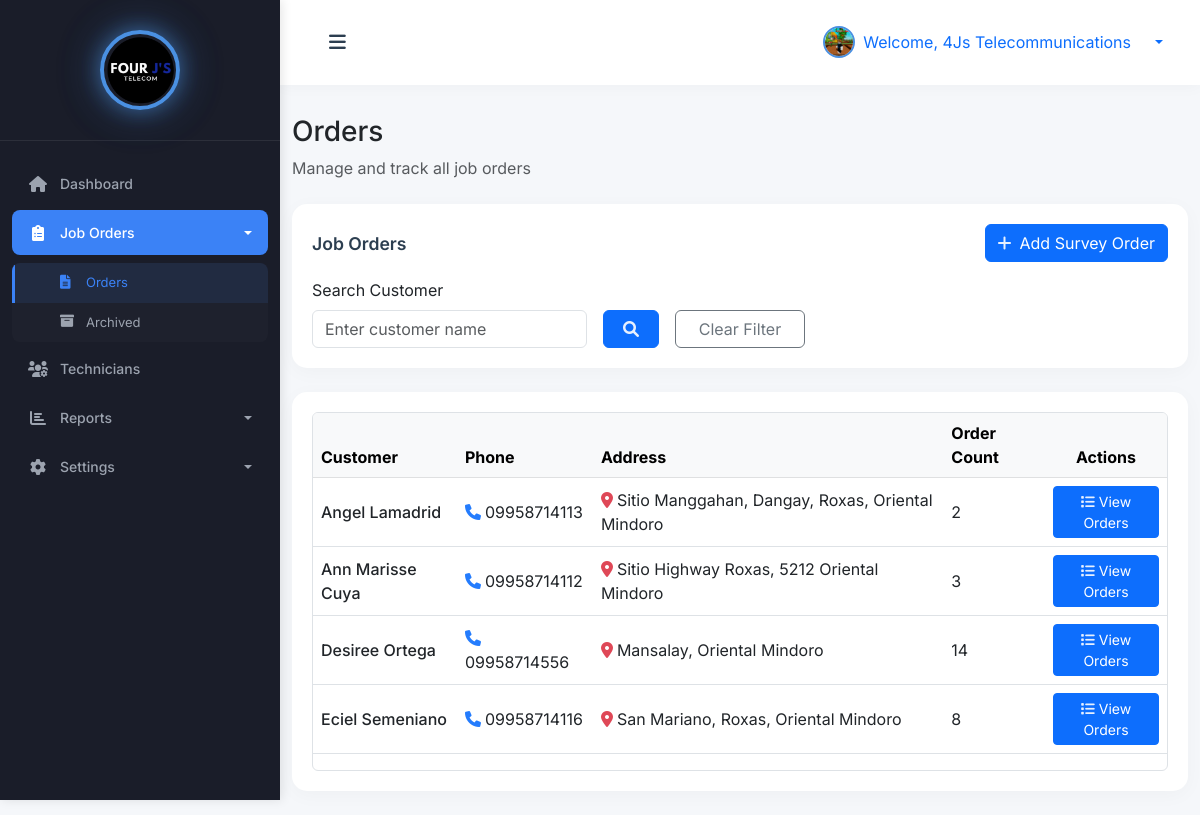
Screenshot of /admin/orders.php (signed in) with the database file from the repository.
### tables this page shows
CREATE TABLE `customers` (
  `id` int(11) NOT NULL,
  `name` varchar(255) NOT NULL,
  `phone` varchar(50) DEFAULT NULL,
  `address` text DEFAULT NULL,
  `created_at` timestamp NOT NULL DEFAULT current_timestamp()
);

### admin/orders.php (the view, shortened to what this page needs)
<?php
$search_customer = $_GET['search_customer'] ?? '';
try {
    $pdo = new PDO("mysql:host=" . DB_HOST . ";dbname=" . DB_NAME, DB_USER, DB_PASS);
    $pdo->setAttribute(PDO::ATTR_ERRMODE, PDO::ERRMODE_EXCEPTION);
    $stmt = $pdo->prepare("SELECT name, profile_picture FROM admins WHERE id = ?");
    $stmt->execute([$_SESSION['user_id']]);
    $admin = $stmt->fetch(PDO::FETCH_ASSOC);
    $sql = "
        SELECT
            c.id as customer_id,
            c.name as customer_name,
            c.phone as customer_phone,
            c.address as customer_address,
            COUNT(jo.id) as order_count
        FROM customers c
        LEFT JOIN job_orders jo ON jo.customer_id = c.id
    ";
    $params = [];
    $sql .= " GROUP BY c.id
        HAVING order_count > 0
        ORDER BY c.name ASC
    ";
    $stmt = $pdo->prepare($sql);
    $stmt->execute($params);
    $customerOrders = $stmt->fetchAll(PDO::FETCH_ASSOC);
} catch (PDOException $e) {
    die("Database error: " . $e->getMessage());
}
require_once 'includes/header.php';
?>
<body></body>
 <div class="wrapper">
        <?php
        require_once 'includes/sidebar.php';
        ?>
        <div id="content">
            <nav class="navbar navbar-expand-lg navbar-light bg-white">
                <div class="container-fluid">
                    <button type="button" id="sidebarCollapse" class="btn">
                        <i class="fas fa-bars"></i>
                    </button>
                    <div class="ms-auto d-flex align-items-center">
                        <div class="dropdown">
                            <a class="d-flex align-items-center text-decoration-none dropdown-toggle" href="#" id="userDropdown" role="button" data-bs-toggle="dropdown">
                                <img src="<?= !empty($admin['profile_picture']) ? '../' . htmlspecialchars($admin['profile_picture']) : 'https://ui-avatars.com/api/?name=' . urlencode($admin['name'] ?: 'Admin') . '&background=1a237e&color=fff' ?>"
                                     alt="Admin"
                                     class="rounded-circle me-2"
                                     width="32"
                                     height="32"
                                     style="object-fit: cover; border: 2px solid #4A90E2;">
                                <span class="me-3">Welcome, <?= htmlspecialchars($admin['name'] ?: 'Admin') ?></span>
                            </a>
                        </div>
                    </div>
                </div>
            </nav>
<div class="container mt-4">
    <h3>Orders</h3>
    <div class="mb-4">
        <p class="text-muted mb-0">Manage and track all job orders</p>
    </div>
    <div class="card mb-4">
        <div class="card-body">
            <div class="d-flex justify-content-between align-items-center mb-3">
                <h5 class="card-title mb-0">Job Orders</h5>
                <button type="button" class="btn btn-primary" data-bs-toggle="modal" data-bs-target="#addJobOrderModal">
                     <i class="fas fa-plus me-2"></i>Add Survey Order
                 </button>
            </div>
            <form method="GET" action="" class="row g-3">
                <div class="col-md-4">
                    <label for="search_customer" class="form-label">Search Customer</label>
                    <input type="text" class="form-control" id="search_customer" name="search_customer" value="<?= htmlspecialchars($search_customer) ?>" placeholder="Enter customer name">
                </div>
                <div class="col-md-1 d-flex align-items-end">
                    <button type="submit" class="btn btn-primary w-100">
                        <i class="fas fa-search"></i>
                    </button>
                </div>
                <div class="col-md-2 d-flex align-items-end">
                    <a href="orders.php" class="btn btn-outline-secondary w-100">Clear Filter</a>
                </div>
            </form>
        </div>
    </div>
    <div class="card mb-4">
        <div class="card-body">
            <div class="table-wrapper" style="max-height: 500px; overflow-y: auto; border: 1px solid #dee2e6; border-radius: 0.375rem;">
                <div class="table-responsive">
                <table class="table table-hover align-middle">
                    <thead class="table-light">
                        <tr>
                            <th>Customer</th>
                            <th>Phone</th>
                            <th>Address</th>
                            <th>Order Count</th>
                            <th class="text-center">Actions</th>
                        </tr>
                    </thead>
                    <tbody>
                        <?php foreach ($customerOrders as $customer): ?>
                        <tr>
                            <td>
                                <span class="fw-medium">
                                    <?= htmlspecialchars($customer['customer_name']) ?>
                                </span>
                            </td>
                            <td><i class="fas fa-phone text-primary me-1"></i><?= htmlspecialchars($customer['customer_phone']) ?></td>
                            <td><i class="fas fa-map-marker-alt text-danger me-1"></i><?= htmlspecialchars($customer['customer_address']) ?></td>
                            <td><?= (int)$customer['order_count'] ?></td>
                            <td class="text-center">
                                <a href="customer_orders.php?customer_id=<?= (int)$customer['customer_id'] ?>" class="btn btn-primary btn-sm">
                                    <i class="fas fa-list"></i> View Orders
                                </a>
                            </td>
                        </tr>
                        <?php endforeach; ?>
                    </tbody>
                </table>
                </div>
            </div>
        </div>
    </div>
</div>
</body>
</html>

### css/style.css (style rules this page uses)
:root { --primary-blue: #4A90E2; --secondary-blue: #5C9CE6; --light-blue: #E8F1FC; --hover-blue: #357ABD; --text-blue: #2C3E50; --success: #2ECC71; --warning: #F1C40F; --danger: #E74C3C; --info: #3498DB; --pastel-purple: #B39DDB; --pastel-pink: #F8BBD0; --pastel-green: #A5D6A7; --pastel-orange: #FFCC80; --card-1: #4A90E2; --card-2: #2ECC71; --card-3: #F1C40F; --card-4: #E74C3C; --sidebar-bg: #2C3E50; --sidebar-header: #1A252F; --sidebar-hover: #34495E; --sidebar-active: #3498DB; }
body { font-family: 'Inter', -apple-system, BlinkMacSystemFont, 'Segoe UI', Roboto, sans-serif; background: #F5F7FA; }
.dropdown-toggle::after { margin-left: 8px; }
.wrapper { display: flex; width: 100%; align-items: stretch; }
#content { margin-left: 280px; min-height: 100vh; transition: all 0.3s ease; background: #F5F7FA; padding: 0; width: calc(100% - 280px); }
@media (min-width: 769px) { #content { margin-left: 280px; width: calc(100% - 280px); } }
@media (min-width: 769px) { #sidebarCollapse { display: block !important; } }
.card { border-radius: 15px; box-shadow: 0 4px 20px rgba(0, 0, 0, 0.03); margin-bottom: 25px; border: none; transition: transform 0.3s ease, box-shadow 0.3s ease; }
.card-body { padding: 1.75rem; }
.card-title { margin-bottom: 1.5rem; font-weight: 600; color: var(--text-blue); font-size: 1.1rem; }
.card i { opacity: 0.9; transition: transform 0.3s ease; }
.navbar { padding: 20px 25px; background: #fff; border: none; border-radius: 0; margin-bottom: 30px; box-shadow: 0 2px 15px rgba(0, 0, 0, 0.03); }
#sidebarCollapse { background: transparent; border: none; color: var(--text-blue); font-size: 1.2rem; padding: 8px 12px; border-radius: 8px; transition: all 0.3s; }

### admin/includes/header.php (style rules this page uses)
.card { height: 100%; margin-bottom: 1rem; }
.card-body { padding: 1.25rem; }
#userDropdown { transition: all 0.2s ease; }
#userDropdown img { border: 2px solid #4A90E2; transition: all 0.2s ease; }

### rows the page displays
customers: name "Angel Lamadrid", phone "09958714113", address "Sitio Manggahan, Dangay, Roxas, Oriental Mindoro", order_count "2"
customers: name "Ann Marisse Cuya", phone "09958714112", address "Sitio Highway Roxas, 5212 Oriental Mindoro", order_count "3"
customers: name "Desiree Ortega", phone "09958714556", address "Mansalay, Oriental Mindoro", order_count "14"
customers: name "Eciel Semeniano", phone "09958714116", address "San Mariano, Roxas, Oriental Mindoro", order_count "8"

### other values shown
$admin['name'] ?: 'Admin' "4Js Telecommunications"
